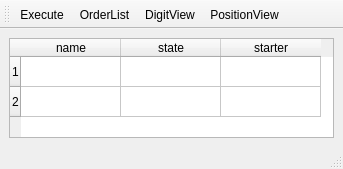
<?xml version="1.0" encoding="UTF-8"?>
<ui version="4.0">
 <class>MainWindow</class>
 <widget class="QMainWindow" name="MainWindow">
  <property name="geometry">
   <rect>
    <x>0</x>
    <y>0</y>
    <width>343</width>
    <height>169</height>
   </rect>
  </property>
  <property name="sizePolicy">
   <sizepolicy hsizetype="Minimum" vsizetype="Minimum">
    <horstretch>0</horstretch>
    <verstretch>0</verstretch>
   </sizepolicy>
  </property>
  <property name="minimumSize">
   <size>
    <width>343</width>
    <height>169</height>
   </size>
  </property>
  <property name="windowTitle">
   <string>ZeroExecuter</string>
  </property>
  <property name="windowIcon">
   <iconset resource="zerooms.qrc">
    <normaloff>:/resource/lightning.png</normaloff>:/resource/lightning.png</iconset>
  </property>
  <widget class="QWidget" name="centralwidget">
   <layout class="QVBoxLayout" name="verticalLayout">
    <item>
     <widget class="QTableWidget" name="tableWidget">
      <property name="editTriggers">
       <set>QAbstractItemView::NoEditTriggers</set>
      </property>
      <row>
       <property name="text">
        <string>1</string>
       </property>
      </row>
      <row>
       <property name="text">
        <string>2</string>
       </property>
      </row>
      <column>
       <property name="text">
        <string>name</string>
       </property>
      </column>
      <column>
       <property name="text">
        <string>state</string>
       </property>
      </column>
      <column>
       <property name="text">
        <string>starter</string>
       </property>
      </column>
     </widget>
    </item>
   </layout>
  </widget>
  <widget class="QStatusBar" name="statusbar"/>
  <widget class="QToolBar" name="toolBar">
   <property name="windowTitle">
    <string>toolBar</string>
   </property>
   <attribute name="toolBarArea">
    <enum>TopToolBarArea</enum>
   </attribute>
   <attribute name="toolBarBreak">
    <bool>false</bool>
   </attribute>
   <addaction name="actionExecute"/>
   <addaction name="actionOrderlist"/>
   <addaction name="actionDigitView"/>
   <addaction name="actionPositionView"/>
  </widget>
  <action name="actionExecute">
   <property name="checkable">
    <bool>true</bool>
   </property>
   <property name="icon">
    <iconset resource="zerooms.qrc">
     <normaloff>:/resource/shield.png</normaloff>
     <normalon>:/resource/lightning.png</normalon>:/resource/shield.png</iconset>
   </property>
   <property name="text">
    <string>Execute</string>
   </property>
  </action>
  <action name="actionOrderlist">
   <property name="icon">
    <iconset resource="zerooms.qrc">
     <normaloff>:/resource/book_keeping.png</normaloff>:/resource/book_keeping.png</iconset>
   </property>
   <property name="text">
    <string>OrderList</string>
   </property>
  </action>
  <action name="actionDigitView">
   <property name="icon">
    <iconset resource="zerooms.qrc">
     <normaloff>:/resource/dollar.png</normaloff>:/resource/dollar.png</iconset>
   </property>
   <property name="text">
    <string>DigitView</string>
   </property>
  </action>
  <action name="actionPositionView">
   <property name="icon">
    <iconset resource="zerooms.qrc">
     <normaloff>:/resource/Settings-Location-icon.png</normaloff>:/resource/Settings-Location-icon.png</iconset>
   </property>
   <property name="text">
    <string>PositionView</string>
   </property>
  </action>
 </widget>
 <resources>
  <include location="zerooms.qrc"/>
 </resources>
 <connections>
  <connection>
   <sender>actionExecute</sender>
   <signal>toggled(bool)</signal>
   <receiver>MainWindow</receiver>
   <slot>slot_ToggleExecute()</slot>
   <hints>
    <hint type="sourcelabel">
     <x>-1</x>
     <y>-1</y>
    </hint>
    <hint type="destinationlabel">
     <x>168</x>
     <y>81</y>
    </hint>
   </hints>
  </connection>
  <connection>
   <sender>tableWidget</sender>
   <signal>cellDoubleClicked(int,int)</signal>
   <receiver>MainWindow</receiver>
   <slot>slot_StartXingDlg()</slot>
   <hints>
    <hint type="sourcelabel">
     <x>171</x>
     <y>91</y>
    </hint>
    <hint type="destinationlabel">
     <x>171</x>
     <y>84</y>
    </hint>
   </hints>
  </connection>
  <connection>
   <sender>actionOrderlist</sender>
   <signal>triggered(bool)</signal>
   <receiver>MainWindow</receiver>
   <slot>slot_TriggerOrderList()</slot>
   <hints>
    <hint type="sourcelabel">
     <x>-1</x>
     <y>-1</y>
    </hint>
    <hint type="destinationlabel">
     <x>171</x>
     <y>84</y>
    </hint>
   </hints>
  </connection>
 </connections>
 <slots>
  <slot>slot_ToggleExecute()</slot>
  <slot>slot_StartXingDlg()</slot>
  <slot>slot_TriggerOrderList()</slot>
 </slots>
</ui>
